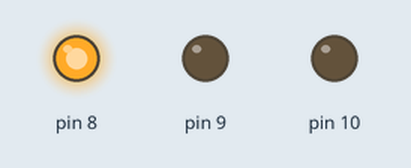
This sketch was run on a simulated Arduino Uno, built with avr-gcc and run on an emulated ATmega328P. On the bench: output pins drawn as LEDs (lit = HIGH).

Above: at 0.2 s.
At 3.7 s:
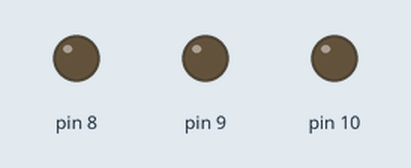
At 5.2 s:
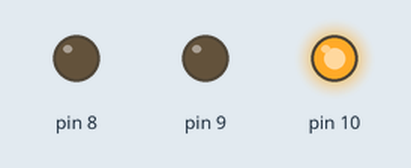
At 7.2 s:
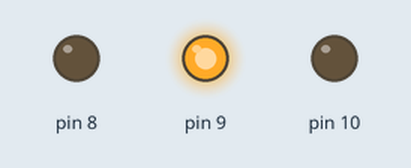
Timing chart, 0 to 7.8 s (numbered marks = the images above):
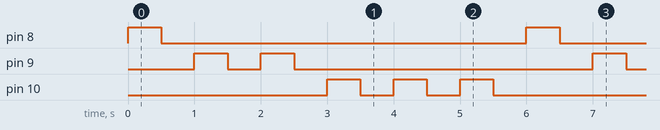

The sketch:

lesson1LEDs.ino
```cpp
void setup() {
  // put your setup code here, to run once:
  pinMode(8,OUTPUT);
  pinMode(9,OUTPUT);
  pinMode(10,OUTPUT);
}

void loop() {
  // put your main code here, to run repeatedly:
  digitalWrite (8,HIGH);
  delay(500);
  digitalWrite(8,LOW);
  delay(500);
  digitalWrite (9,HIGH);
  delay(500);
  digitalWrite(9,LOW);
  delay(500);
  digitalWrite (9,HIGH);
  delay(500);
  digitalWrite(9,LOW);
  delay(500);
  digitalWrite (10,HIGH);
  delay(500);
  digitalWrite(10,LOW);
  delay(500);
  digitalWrite (10,HIGH);
  delay(500);
  digitalWrite(10,LOW);
  delay(500);
  digitalWrite (10,HIGH);
  delay(500);
  digitalWrite(10,LOW);
  delay(500);
}
```

Measured:
- by itself, pin 8: alternates HIGH for 0.50 s and LOW for 5.5 s
- by itself, pin 9: repeats every 6.0 s: LOW 0.50 s, HIGH 0.50 s, LOW 4.5 s, HIGH 0.50 s
- by itself, pin 10: repeats every 6.0 s: 2 × (LOW 0.50 s, HIGH 0.50 s), LOW 3.5 s, HIGH 0.50 s
